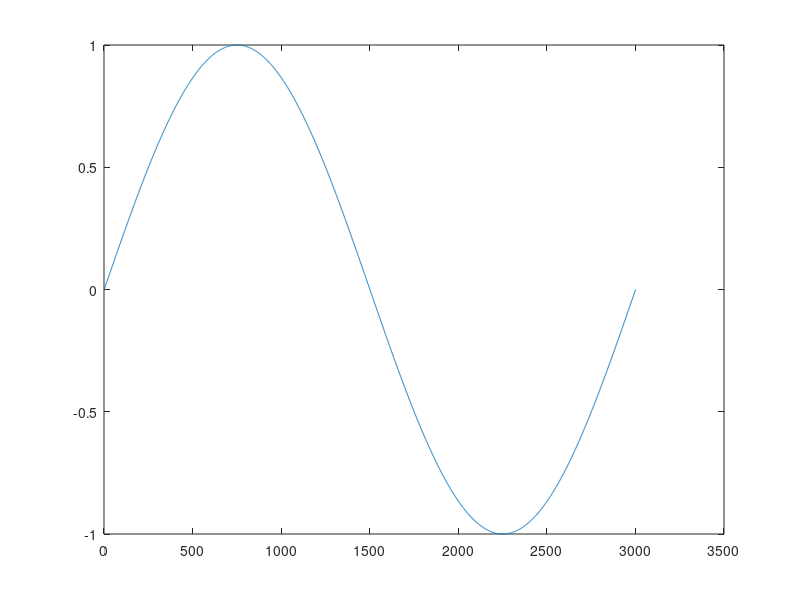

The MATLAB script that drew this image: (Note: this script raises an error after producing the figure.)
%%
m = 3001;
points = linspace(-1, 1, m);
U_initial = -sin(pi*points);
a = 0.01/pi;
plot(U_initial);
%%
G = U_initial;
G(1:end) = 0;

maxstep = 200000;
plotinterval = 1000;
to_plot = true;
wait = 0;

tmax = 1.6037 / pi;

time = 0.0;
U_new = U_initial;
for i = 1:maxstep
    if time == tmax
        break;
    end
    [U_new, k] = advection_solver2(U_new, G, m, a, time);
    time = time + k;

    if mod(i, plotinterval) == 0 && to_plot
        plotmain(U_new, U_initial, i, time, wait)
    end
end
%%
plotmain(U_new, U_initial, i, time, wait)

figure;
U_x = diff(U_new)/(2/(m+1));
wavebreak = min(U_x);
plot(points(2:end), U_x);
title(sprintf("$$U_x$$ at 0: %f", wavebreak), "Interpreter", "latex");

disp(wavebreak);

function plotmain(U_new, U_initial, i, time, wait)
        plot(U_new)
        hold on;
        plot(U_initial)
        legend(["estimate", "initial"]);
        title(sprintf("iter: %d, time: %f", i, time));
        hold off;
        pause(wait);
end